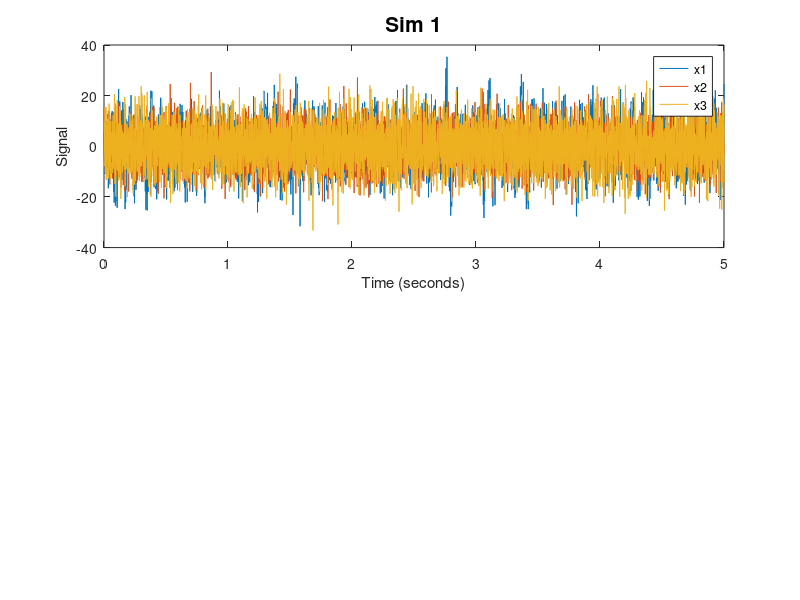

Write MATLAB code to recreate this figure. (Note: this script raises an error after producing the figure.)
T = 5;      % total length of recording (seconds)
dt = 0.001; % seconds

f0 = 1/dt;  % sampling frequency (Hz)
N1 = T*f0;   % number of samples needed
df = 1/T;   % frequency resolution
fNQ = f0/2; % Nyquist frequency

taxis = dt:dt:T; % time axis

%%% Simulation 1, 3 N network
%%% simulate data ---------------------------------------------------------
a1 = 0.07*[hann(20)', -0.5*ones(20,1)']';   %AR coefficients for signal 1
a2 = 0.05*[-0.5*ones(20,1)', hann(20)']';    %                  ...signal 2
a3 = -.3*ones(size(a1));                    %                  ...signal 3

L = length(a1);                             % Number of AR terms.
N = N1+L;                                 % Number of time steps.

x1 = zeros(N,1);
x2 = zeros(N,1);                           %Create the AR model,
x3 = zeros(N,1);    

noise = 7;                                 % noise level

for k=L+1:N                                % For each time step,
    x1(k) = sum(a1.*x1(k-1:-1:k-L)) + sum(a2.*x2(k-1:-1:k-L)) +  noise*randn();
    x2(k) = sum(a2.*x2(k-1:-1:k-L)) + noise*randn();
    x3(k) = sum(a3.*x3(k-1:-1:k-L)) + noise*randn();  %...x(now) depends on past.
end
x1 = x1(L+1:end);                          % Drop the first L terms (0s).   
x2 = x2(L+1:end);                             
x3 = x3(L+1:end);

figure;
subplot (2,3,[1 3])                              %Plot signals.
plot(taxis,x1)
hold on
plot(taxis,x2)
plot(taxis,x3)
ylabel('Signal')
xlabel('Time (seconds)')
legend('x1','x2','x3')
title('Sim 1','FontSize',15);

%%% Define inputs for model building and GoF -------------------------
data = [x1';x2';x3'];                      % Conglomerate data in one matrix
nlags = 40;                               % Define order of AR model
                                           % needs to be larger than true
                                           % order
%%%% true coefficients 
true_coeffs = cell(3);
true_coeffs{1,1} = padarray(a1,nlags-L,'post'); % True coefficents up to 
true_coeffs{1,2} = padarray(a2,nlags-L,'post'); %     number of lags being estimated
true_coeffs{1,3} = zeros(nlags,1);

true_coeffs{2,1} = zeros(nlags,1);
true_coeffs{2,2} = padarray(a2,nlags-L,'post');
true_coeffs{2,3} = zeros(nlags,1);

true_coeffs{3,1} = zeros(nlags,1);
true_coeffs{3,2} = zeros(nlags,1);
true_coeffs{3,3} = padarray(a3,nlags-L,'post');

tic
[ adj_spline ] = build_ar_splines( data, nlags); % Build network using splines
splinetime  = toc;
tic
[ adj_stand] = build_ar( data, nlags );          % Build network using standard ar
standardtime = toc;



subplot 234; 
adj_true = [1 1 0; 0 1 0; 0 0 1];          % Plot true network
plotNetwork(adj_true)
title('Truth');
subplot 235;                               % Plot network using standard regressors
str = {num2str(standardtime), ' seconds' };
plotNetwork(adj_stand)
title(strcat({'Standard, '},num2str(standardtime),{' s'}))
subplot 236;                               % Plot network using spline regressors
plotNetwork(adj_spline)
title(strcat({'Spline, '},num2str(splinetime),{' s'}))


b_est = ar_gof(adj_spline, data, nlags,true_coeffs,taxis,3); % Run goodness of fit tests

%%% Simulation 2, 3 N network

%%% Simulate signals --------------------------------------------------
a1 = 0.07*[hann(20)', -0.5*ones(20,1)']';   %AR coeffictients for signal 1
a2 = 0.03*[-0.5*ones(20,1)', hann(20)']';   %                  ...signal 2
a3 = -.3*ones(size(a1));                    %                  ...signal 3

L = length(a1);                             % Number of AR terms.

N = N1+L;                                 % Number of time steps.
x1 = zeros(N,1);
x2 = zeros(N,1);    
x3 = zeros(N,1);
noise = 7;                                  % noise level


                                            % Create AR model
for k=L+1:N                                 %For each time step,
    x1(k) = sum(a1.*x1(k-1:-1:k-L)) + sum(a2.*x2(k-1:-1:k-L)) +  noise*randn();
    x2(k) = sum(a2.*x2(k-1:-1:k-L)) + sum(a1.*x1(k-1:-1:k-L)) + noise*randn();
    x3(k) = sum(a3.*x3(k-1:-1:k-L)) + noise*randn();  %...x(now) depends on past.  
end
x1 = x1(L+1:end);       
x2 = x2(L+1:end);                           %Drop the first terms (0s).
x3 = x3(L+1:end);

figure(1);
subplot(2,3,[1 3])                          %Plot signals.
plot(taxis,x1)
hold on
plot(taxis,x2)
plot(taxis,x3)
ylabel('Signal')
xlabel('Time (seconds)')
legend('x1','x2','x3')

title('Scenario 2: 1 drives 1 and 2, 2 drives 1 and 2, and 3 is independent');

%%% Define inputs for model building and GoF -------------------------
data = [x1';x2';x3'];                      % Conglomerate data in one matrix
nlags = 100;                                % Define order of AR model

%%%% true coefficients

true_coeffs = cell(3);
true_coeffs{1,1} = padarray(a1,nlags-L,'post'); % True coefficents up to 
true_coeffs{1,2} = padarray(a2,nlags-L,'post'); %     number of lags being estimated
true_coeffs{1,3} = zeros(nlags,1);

true_coeffs{2,1} = padarray(a1,nlags-L,'post');
true_coeffs{2,2} = padarray(a2,nlags-L,'post');
true_coeffs{2,3} = zeros(nlags,1);

true_coeffs{3,1} = zeros(nlags,1);
true_coeffs{3,2} = zeros(nlags,1);
true_coeffs{3,3} = padarray(a3,nlags-L,'post');


tic
[ adj_spline ] = build_ar_splines( data, nlags); % Build network using splines
splinetime  = toc;
tic
[ adj_stand] = build_ar( data, nlags );          % Build network using standard AR
standardtime = toc; 

subplot 234; 
adj_true = [1 1 0; 1 1 0; 0 0 1];          % Plot true network
plotNetwork(adj_true)
title('Truth');
subplot 235;                               % Plot network using standard regressors
plotNetwork(adj_stand)
title(strcat({'Standard, '},num2str(standardtime),{' s'}))
subplot 236;                               % Plot network using spline regressors
plotNetwork(adj_spline)
title(strcat({'Spline, '},num2str(splinetime),{' s'}))

 
b_est = ar_gof(adj_spline, data, nlags,true_coeffs,taxis,1); % Goodness of fit tests

%%% Simulation 3, 3 N network


%%% Simulate signals ----------------------------------------------------
a1 = 0.07*[hann(20)', -0.5*ones(20,1)']';   % AR coefficients for signal 1
a3 = 0.03*[-0.5*ones(20,1)', hann(20)']';%-.3*ones(size(a1));       %  ... signal 3

L = length(a1);                            % Number of AR terms.

N = N1+L;                                % Number of time steps.


noise = 5 ;                                % noise level


x1 = zeros(N,1);                           % Create the AR model, 
x2 = zeros(N,1);                           
x3 = zeros(N,1);                             
                                 
for k=L+1:N 
                                                      % for each time step,
    x1(k) = sum(a1.*x3(k-1:-1:k-L)) + noise*randn();
    x2(k) = sum(a1.*x3(k-1:-1:k-L)) + noise*randn();
    x3(k) = sum(a3.*x3(k-1:-1:k-L)) + noise*randn();  %...x(now) depends on past.                                        %...x(now) depends on past.

end
x1 = x1(L+1:end);                                     % Drop the first terms (0s).
x2 = x2(L+1:end);
x3 = x3(L+1:end);                           



figure;
subplot(2,3,[1 3])                              % Plot signals.
plot(taxis,x1)
hold on
plot(taxis,x2)
plot(taxis,x3)
ylabel('Signal')
xlabel('Time (seconds)')
legend('x1','x2','x3')
title('Scenario 3: 3 drives 1 and 2');

%%% Define inputs for model building with splines -------------------------
data = [x1';x2';x3'];                      % Conglomerate data in one matrix
nlags = 100;                                % Define order of AR model

%%%% true coefficients

true_coeffs = cell(3);
true_coeffs{1,1} = zeros(nlags,1);       % True coefficents up to 
true_coeffs{1,2} = zeros(nlags,1);       %     number of lags being estimated
true_coeffs{1,3} = padarray(a1,nlags-L,'post');

true_coeffs{2,1} = zeros(nlags,1);
true_coeffs{2,2} = zeros(nlags,1);
true_coeffs{2,3} = padarray(a1,nlags-L,'post');

true_coeffs{3,1} = zeros(nlags,1);
true_coeffs{3,2} = zeros(nlags,1);
true_coeffs{3,3} = padarray(a3,nlags-L,'post');


tic
[ adj_spline ] = build_ar_splines( data, nlags); % Build network using splines
splinetime  = toc;
tic
[ adj_stand] = build_ar( data, nlags );          % Build network using standard AR
standardtime = toc;

subplot 234; 
adj_true = [0 0 1; 0 0 1; 0 0 1];          % Plot true network
plotNetwork(adj_true)
title('Truth');
subplot 235;                               % Plot network using standard regressors
plotNetwork(adj_stand)
title(strcat({'Standard, '},num2str(standardtime),{' s'}))

subplot 236;                               % Plot network using spline regressors
plotNetwork(adj_spline)
title(strcat({'Spline, '},num2str(splinetime),{' s'}))



ar_gof(adj_spline, data, nlags,true_coeffs,taxis,1); % Goodness of fit tests

%%% Simulation 4, 6 N network---------------------------------------------
a1 = 0.07*[0.1*hann(20)', -0.5*ones(20,1)']';
%a1 = 0.07*[hann(20)', -0.5*ones(20,1)']';   %AR coefficients for signal 1
a2 = 0.03*[-0.5*ones(20,1)', hann(20)']';    %                  ...signal 2
a3 = -0.3*ones(size(a1));                    %                  ...signal 3
a4 = 0.02*[hann(30)', -0.2*ones(1,10)]';
a5 = 0.1*[-0.8*ones(1,30), -0.8*hann(10)']';
a6 = 0.25*[-0.6*ones(20,1)', -0.2*hann(20)']'; 


L = length(a1);                             % Number of AR terms.
N = N1+L;                                 % Number of time steps.

x1 = zeros(N,1);
x2 = zeros(N,1);                           %Create the AR model,
x3 = zeros(N,1);    
x4 = zeros(N,1);
x5 = zeros(N,1);
x6 = zeros(N,1);

noise = 7;                                 % noise level

for k=L+1:N                                % For each time step,
    x1(k) = sum(a1.*x1(k-1:-1:k-L)) + sum(a2.*x2(k-1:-1:k-L)) +  noise*randn(); 
    x2(k) = sum(a1.*x2(k-1:-1:k-L)) + sum(a4.*x4(k-1:-1:k-L)) +noise*randn();
    x3(k) = sum(a3.*x3(k-1:-1:k-L)) + sum(a2.*x4(k-1:-1:k-L)) + noise*randn();  %...x(now) depends on past.

    x4(k) = sum(a4.*x4(k-1:-1:k-L)) + noise*randn();
    x5(k) = sum(a5.*x2(k-1:-1:k-L)) + sum(a4.*x5(k-1:-1:k-L)) +noise*randn();
    x6(k) = sum(a6.*x6(k-1:-1:k-L)) + sum(a4.*x3(k-1:-1:k-L)) +noise*randn();
end
x1 = x1(L+1:end);                          % Drop the first L terms (0s).   
x2 = x2(L+1:end);                             
x3 = x3(L+1:end);
x4 = x4(L+1:end);
x5 = x5(L+1:end);
x6 = x6(L+1:end);
figure;
subplot (2,3,[1 3])                              %Plot signals.
plot(taxis,x1)
hold on
plot(taxis,x2)
plot(taxis,x3)
plot(taxis,x4)
plot(taxis,x5)
plot(taxis,x6)
ylabel('Signal')
xlabel('Time')
legend('x1','x2','x3','x4','x5','x6')
title('Six Node Network','FontSize',15);

data = [x1';x2';x3';x4';x5';x6'];                      % Conglomerate data in one matrix
nlags = 40;                               % Define order of AR model
                                           % needs to be larger than true
                                           % order

%%%% true coefficients 
true_coeffs = cell(6);
true_coeffs{1,1} = padarray(a1,nlags-L,'post'); % True coefficents up to 
true_coeffs{1,2} = padarray(a2,nlags-L,'post'); %     number of lags being estimated
true_coeffs{1,3} = zeros(nlags,1);
true_coeffs{1,4} = zeros(nlags,1);
true_coeffs{1,5} = zeros(nlags,1);
true_coeffs{1,6} = zeros(nlags,1);

true_coeffs{2,1} = zeros(nlags,1);
true_coeffs{2,2} = padarray(a1,nlags-L,'post');
true_coeffs{2,3} = zeros(nlags,1);
true_coeffs{2,4} = padarray(a4,nlags-L,'post');
true_coeffs{2,5} = zeros(nlags,1);
true_coeffs{2,6} =zeros(nlags,1);

true_coeffs{3,1} = zeros(nlags,1);
true_coeffs{3,2} = zeros(nlags,1);
true_coeffs{3,3} = padarray(a3,nlags-L,'post');
true_coeffs{3,4} = padarray(a2,nlags-L,'post');
true_coeffs{3,5} = zeros(nlags,1);
true_coeffs{3,6} = zeros(nlags,1);

true_coeffs{4,1} = zeros(nlags,1);
true_coeffs{4,2} = zeros(nlags,1);
true_coeffs{4,3} = zeros(nlags,1);
true_coeffs{4,4} = padarray(a4,nlags-L,'post');
true_coeffs{4,5} = zeros(nlags,1);
true_coeffs{4,6} = zeros(nlags,1);

true_coeffs{5,1} = zeros(nlags,1);
true_coeffs{5,2} = padarray(a5,nlags-L,'post');
true_coeffs{5,3} = zeros(nlags,1);
true_coeffs{5,4} = zeros(nlags,1);
true_coeffs{5,5} = padarray(a4,nlags-L,'post');
true_coeffs{5,6} = zeros(nlags,1);

true_coeffs{6,1} = zeros(nlags,1);
true_coeffs{6,2} = zeros(nlags,1);
true_coeffs{6,3} = padarray(a4,nlags-L,'post');
true_coeffs{6,4} = zeros(nlags,1);
true_coeffs{6,5} = zeros(nlags,1);
true_coeffs{6,6} = padarray(a6,nlags-L,'post');


tic
[ adj_spline ] = build_ar_splines( data, nlags); % Build network using splines
splinetime  = toc;
tic
[ adj_stand] = build_ar( data, nlags );          % Build network using standard ar
standardtime = toc;

subplot 234;                                     % Plot true network
adj_true = [1 1 0 0 0 0; 0 1 0 1 0 0; 0 0 1 1 0 0; 0 0 0 1 0 0; 0 1 0 0 1 0; 0 0 1 0 0 1];  

plotNetwork(adj_true)
title('Truth');
subplot 235;                               % Plot network using standard regressors
str = {num2str(standardtime), ' seconds' };
plotNetwork(adj_stand)
title(strcat({'Standard, '},num2str(standardtime),{' s'}))
subplot 236;                               % Plot network using spline regressors
plotNetwork(adj_spline)
title(strcat({'Spline, '},num2str(splinetime),{' s'}))

 
b_est = ar_gof(adj_spline, data, nlags,true_coeffs,taxis,2); % Run goodness of fit tests

% %%
% h = get(0,'children');
% for i=1:length(h)
%   saveas(h(i), ['figure' num2str(i)], 'jpg');
% end
